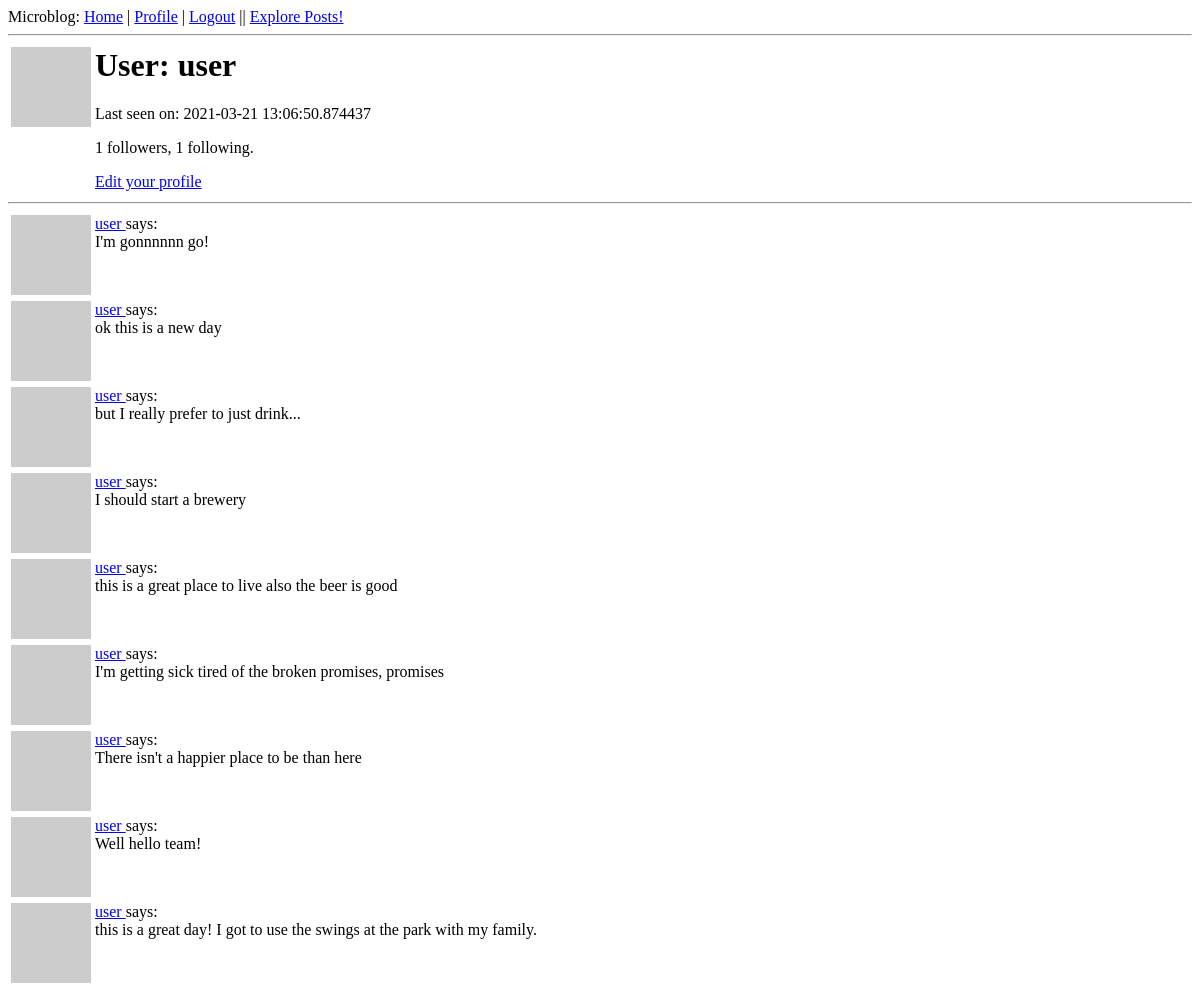
Before: /user/user (signed in) with the older database file.
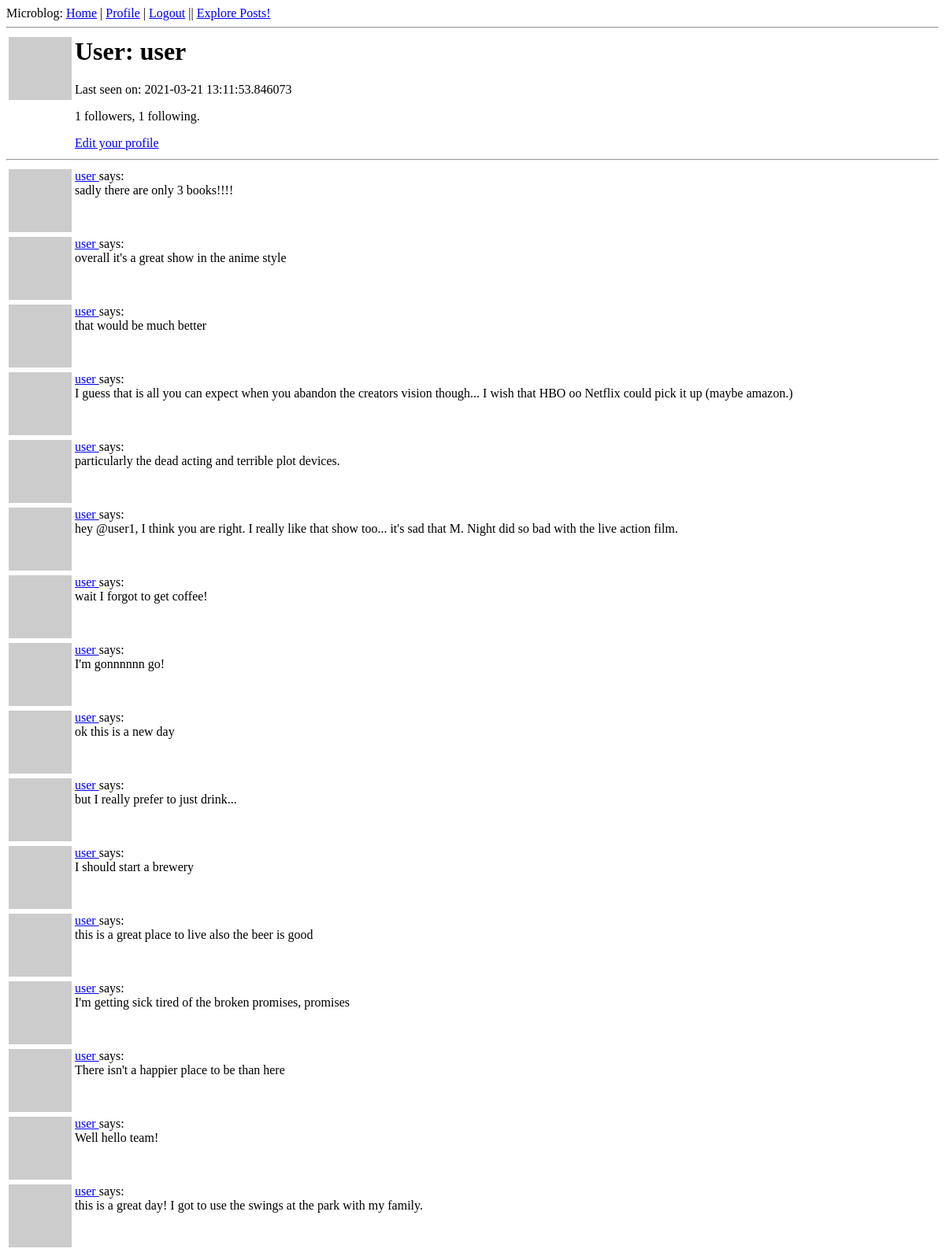
After: the same page with the newer database file.
### app/models.py (models this page shows, shortened)
class User(UserMixin, db.Model):  # Define the User Class and the UserMixin
    id = db.Column(db.Integer, primary_key=True)
    username = db.Column(db.String(64), index=True, unique=True)
    email = db.Column(db.String(120), index=True, unique=True)
    password_hash = db.Column(db.String(128))
    posts = db.relationship('Post', backref='author', lazy='dynamic')
    about_me = db.Column(db.String(240))
    last_seen = db.Column(db.DateTime, default=datetime.utcnow)
    followed = db.relationship(
        'User', secondary=followers,
        primaryjoin=(followers.c.follower_id == id),
        secondaryjoin=(followers.c.followed_id == id),
        backref=db.backref('followers', lazy='dynamic'), lazy='dynamic')
    def avatar(self, size):
        digest = md5(self.email.lower().encode('utf-8')).hexdigest()
        return 'hxxps://www.gravatar.com/avatar/{}?d=identicon&s={}'.format(
            digest, size
        )

class Post(db.Model):  # Define the Post Class and link to the User Class
    id = db.Column(db.Integer, primary_key=True)
    body = db.Column(db.String(240))
    timestamp = db.Column(db.DateTime, index=True, default=datetime.utcnow)
    user_id = db.Column(db.Integer, db.ForeignKey('user.id'))

### app/routes.py (the view)
@app.route('/user/<username>')
@login_required
def user(username):
    user = User.query.filter_by(username=username).first_or_404()
    page = request.args.get('page', 1, type=int)
    posts = user.posts.order_by(Post.timestamp.desc()).paginate(
        page, app.config['POSTS_PER_PAGE'], False)
    next_url = url_for('user', username=user.username, page=posts.next_num) \
        if posts.has_next else None
    prev_url = url_for('user', username=user.username, page=posts.prev_num) \
        if posts.has_prev else None
    form = EmptyForm()
    return render_template('user.html', user=user, posts=posts.items,
                           next_url=next_url, prev_url=prev_url, form=form)

### app/models.py (called while the page is built)
@login.user_loader
def load_user(id):
    return User.query.get(int(id))

### app/routes.py (called while the page is built)
@app.before_request
def before_request():
    if current_user.is_authenticated:
        current_user.last_seen = datetime.utcnow()
        db.session.commit()

### app/templates/user.html (shortened to what this page needs)
{% extends "base.html" %}
{% block content %}
    <table>
        <tr valign="top">
            <td><img src="{{ user.avatar(120) }}" /></td>
            <td>
                <h1>User: {{ user.username }}</h1>
                {% if user.last_seen %}<p>Last seen on: {{ user.last_seen }}</p>{% endif %}
                <p>{{ user.followers.count() }} followers, {{ user.followed.count() }} following.</p>
                {% if user == current_user %}
                <p><a href="{{ url_for('edit_profile') }}">Edit your profile</a></p>
                {% endif %}
            </td>
        </tr>
    </table>
    <hr>
    {% for post in posts %}
        {% include '_post.html' %}
    {% endfor %}
{% endblock %}

### app/templates/base.html (shortened to what this page needs)
<html>
    <head>
    </head>
    <body>
        <div>
          Microblog:
          <a href="{{ url_for('index') }}">Home</a> |
          {% if current_user.is_anonymous %}
          <a href="{{ url_for('login') }}">Login</a>
          {% else %}
          <a href="{{ url_for('user', username=current_user.username) }}">Profile</a> |
          <a href="{{ url_for('logout') }}">Logout</a> ||
          <a href="{{ url_for('explore') }}">Explore Posts!</a>
          {% endif %}
        </div>
        <hr>
        {% block content %}{% endblock %}
    </body>
</html>

### app/templates/_post.html
<table>
    <tr valign="top">
        <td><img src="{{ post.author.avatar(36) }}"></td>
        <td>
            <a href="{{ url_for('user', username=post.author.username) }}">
                {{ post.author.username }}
            </a>
            says:<br>{{ post.body }}
        </td>
    </tr>
</table>

Changed rows visible on the page:
changed User "user": last_seen "2021-03-21 13:06:50.874437" → "2021-03-21 13:11:53.846073"
added Post: author.username "user", body "sadly there are only 3 books!!!!"
added Post: author.username "user", body "overall it's a great show in the anime style"
added Post: author.username "user", body "that would be much better"
added Post: author.username "user", body "I guess that is all you can expect when you abandon the creators vision though... I wish that HBO oo Netflix could pick it up (maybe amazon.)"
added Post: author.username "user", body "particularly the dead acting and terrible plot devices."
added Post: author.username "user", body "hey @user1, I think you are right. I really like that show too... it's sad that M. Night did so bad with the live action film."
added Post: author.username "user", body "wait I forgot to get coffee!"
